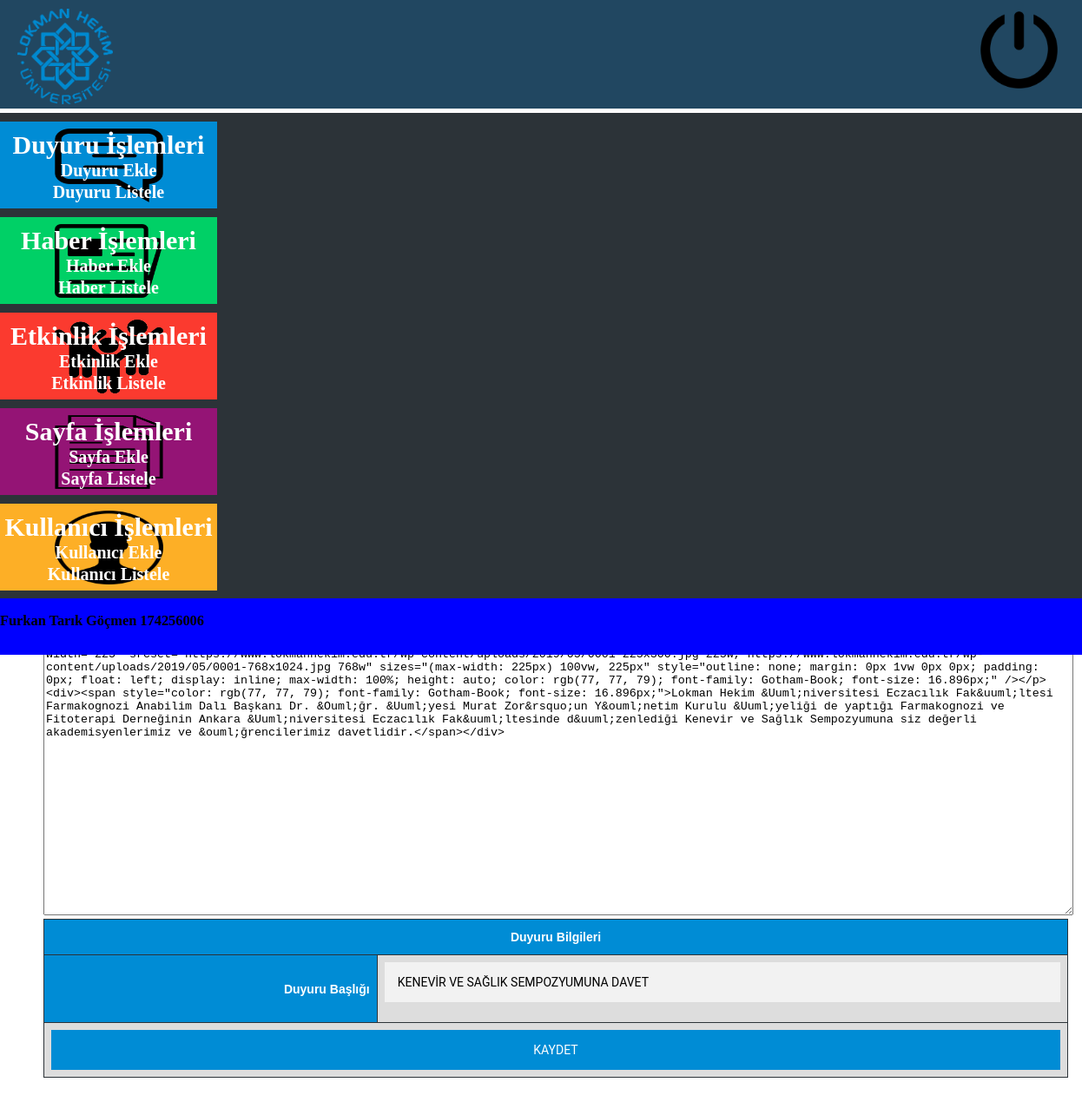
Screenshot of /website/admin/pages/admin.php?s=duyuru_guncelle&d_id=24 (signed in) with the database file from the repository.
### tables this page shows
CREATE TABLE IF NOT EXISTS `duyuru` (
  `d_id` int(20) NOT NULL AUTO_INCREMENT,
  `d_baslik` varchar(300) NOT NULL,
  `d_icerik` longtext NOT NULL,
  `d_tarih` date NOT NULL,
  PRIMARY KEY (`d_id`)
);

### website/lib/sql.php (called while the page is built, shortened)
<?php
function getAdres(){
	return '192.168.99.100:3306';
}
function getDbUser(){
	return 'root';
}function getDbPassword(){
	return 'toor';
}function getDb(){
	return 'ip_no_2019';
}
function getInformation($tablo,$id){
	$t = substr($tablo,0,1);
	$connection = mysqli_connect(getAdres(),getDbUser(),getDbPassword(),getDb());
	mysqli_query($connection,"SET NAMES 'utf8'");
	$sql = mysqli_query($connection,"select * from $tablo where ".$t."_id"."= '$id'");
	while($satir = mysqli_fetch_assoc($sql))
	{
		return $satir;
	}
}
?>

### website/admin/pages/duyuru_guncelle.php (the view, shortened to what this page needs)
<?php
	$duyuruId = $_GET['d_id'];
	$satir = getInformation("duyuru","$duyuruId");
?>
<form id="form1" name="form1" method="post" action="../controller/duyuru_guncelle_islem.php?d_id=<?php echo($satir['d_id']); ?>" class="form">
	<?
		$oFCKeditor = new FCKeditor('icerik');
		$oFCKeditor->BasePath = 'fckeditor/';
		$oFCKeditor->Value = $satir['d_icerik'];
		$oFCKeditor -> Height = 320;
		$oFCKeditor->Create();
		?>
  <table id="tablo">
    <tbody>
      <tr>
        <th colspan="2" style="text-align: center">Duyuru Bilgileri</th>
      </tr>
      <tr>
        <th style="text-align: right">Duyuru Başlığı</th>
        <td><input type="text" name="txtAdi" id="textfield2" value="<?php echo($satir['d_baslik']); ?>"></td>
      </tr>
      <tr>
        <td colspan="2" style="text-align: center"><button>Kaydet</button></td>
      </tr>
    </tbody>
  </table>
</form>

### website/admin/pages/fckeditor/fckeditor_php5.php (shortened to what this page needs)
<?php
function FCKeditor_IsCompatibleBrowser()
{
	if ( isset( $_SERVER ) ) {
		$sAgent = $_SERVER['HTTP_USER_AGENT'] ;
	}
	if ( strpos($sAgent, 'MSIE') !== false && strpos($sAgent, 'mac') === false && strpos($sAgent, 'Opera') === false )
	{
		$iVersion = (float)substr($sAgent, strpos($sAgent, 'MSIE') + 5, 3) ;
		return ($iVersion >= 5.5) ;
	}
	else if ( strpos($sAgent, 'Gecko/') !== false )
	{
		$iVersion = (int)substr($sAgent, strpos($sAgent, 'Gecko/') + 6, 8) ;
		return ($iVersion >= 20030210) ;
	}
	else if ( strpos($sAgent, 'Opera/') !== false )
	{
		$fVersion = (float)substr($sAgent, strpos($sAgent, 'Opera/') + 6, 4) ;
		return ($fVersion >= 9.5) ;
	}
	else if ( preg_match( "|AppleWebKit/(\d+)|i", $sAgent, $matches ) )
	{
		$iVersion = $matches[1] ;
		return ( $matches[1] >= 522 ) ;
	}
	else
		return false ;
}
class FCKeditor
{
	public $InstanceName ;
	public $BasePath ;
	public $Width ;
	public $Height ;
	public $ToolbarSet ;
	public $Value ;
	public function __construct( $instanceName )
 	{
		$this->InstanceName	= $instanceName ;
		$this->BasePath		= '/fckeditor/' ;
		$this->Width		= '100%' ;
		$this->Height		= '200' ;
		$this->ToolbarSet	= 'Default' ;
		$this->Value		= '' ;
	}
	public function Create()
	{
		echo $this->CreateHtml() ;
	}
	public function CreateHtml()
	{
		$HtmlValue = htmlspecialchars( $this->Value ) ;
		$Html = '' ;
		if ( $this->IsCompatible() )
		{
			if ( isset( $_GET['fcksource'] ) && $_GET['fcksource'] == "true" )
				$File = 'fckeditor.original.html' ;
			else
				$File = 'fckeditor.html' ;
			$Link = "{$this->BasePath}editor/{$File}?InstanceName={$this->InstanceName}" ;
			if ( $this->ToolbarSet != '' )
				$Link .= "&amp;Toolbar={$this->ToolbarSet}" ;
			$Html .= "<input type=\"hidden\" id=\"{$this->InstanceName}\" name=\"{$this->InstanceName}\" value=\"{$HtmlValue}\" style=\"display:none\" />" ;
			$Html .= "<input type=\"hidden\" id=\"{$this->InstanceName}___Config\" value=\"" . $this->GetConfigFieldString() . "\" style=\"display:none\" />" ;
			$Html .= "<iframe id=\"{$this->InstanceName}___Frame\" src=\"{$Link}\" width=\"{$this->Width}\" height=\"{$this->Height}\" frameborder=\"0\" scrolling=\"no\"></iframe>" ;
		}
		else
		{
			if ( strpos( $this->Width, '%' ) === false )
				$WidthCSS = $this->Width . 'px' ;
			else
				$WidthCSS = $this->Width ;
			if ( strpos( $this->Height, '%' ) === false )
				$HeightCSS = $this->Height . 'px' ;
			else
				$HeightCSS = $this->Height ;
			$Html .= "<textarea name=\"{$this->InstanceName}\" rows=\"4\" cols=\"40\" style=\"width: {$WidthCSS}; height: {$HeightCSS}\">{$HtmlValue}</textarea>" ;
		}
		return $Html ;
	}
	public function IsCompatible()
	{
		return FCKeditor_IsCompatibleBrowser() ;
	}
}

### website/admin/style/admin.css (style rules this page uses)
body { margin: 0; font-size: 14px; }
#tablo { font-family: "Trebuchet MS", Arial, Helvetica, sans-serif; border-collapse: collapse; width: 100%; margin: auto; background-color: #ddd; float: left; }
#tablo td, #tablo th, #tablo select { border: 1px solid #2c3338; padding: 8px; }
#tablo th { padding-top: 12px; padding-bottom: 12px; text-align: left; color: white; }
.form button { font-family: "Roboto", sans-serif; text-transform: uppercase; width: 100%; border: 0; padding: 15px; color: #FFFFFF; font-size: 14px; cursor: pointer; }
.form input { font-family: "Roboto", sans-serif; background: #f2f2f2; width: 100%; border: 0; margin: 0 0 15px; padding: 15px; box-sizing: border-box; font-size: 14px; }

### website/admin/pages/duyuru_guncelle.php (style rules this page uses)
#tablo th { background-color: #008cd5; }
.form button { background-color: #008cd5; }

### rows the page displays
duyuru: icerik "<p>&nbsp;<img class=\"size-medium wp-image-7512 alignleft\" src=\"https://www.lokmanhekim.edu.tr/wp-content/uploads/2019/05/0001-225x300.jpg\" alt=\"\" width=\"225\" srcset=\"https://www.lokmanhekim.edu.tr/wp-content/uploads/2019/05/0001-225x300.jpg 225w, https://www.lokmanhekim.edu.tr/wp-content/uploads/2019/05/0001-768x1024.jpg 768w\" sizes=\"(max-width: 225px) 100vw, 225px\" style=\"outline: none; margin: 0px 1vw 0px 0px; padding: 0px; float: left; display: inline; max-width: 100%; height: auto; color: rgb(77, 77, 79); font-family: Gotham-Book; font-size: 16.896px;\" /></p> <div><span style=\"color: rgb(77, 77, 79); font-family: Gotham-Book; font-size: 16.896px;\">Lokman Hekim &Uuml;niversitesi…", txtAdi "KENEVİR VE SAĞLIK SEMPOZYUMUNA DAVET"
